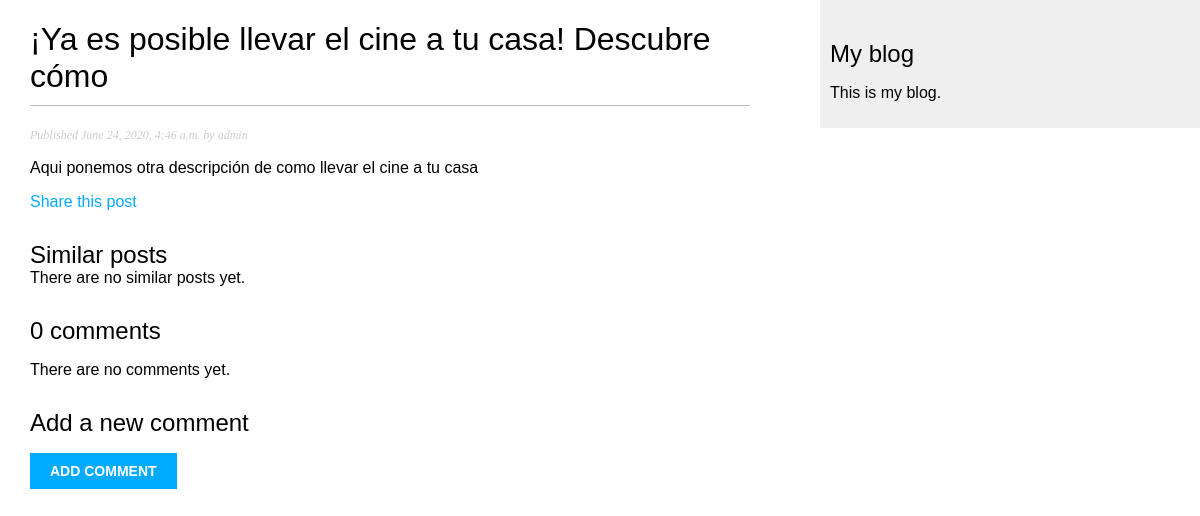
/blog/2020/6/24/ya-es-posible-llevar-el-cine-a-tu-casa-descubre-como/, run on the app's committed database.
### blog/models.py (models this page shows, shortened)
class Post(models.Model):
    STATUS_CHOICES = (
        ('draft', 'Draft'),
        ('published', 'Published')
    )
    title = models.CharField(max_length=250)
    slug = models.SlugField(max_length=250, unique_for_date='publish')
    author = models.ForeignKey(User, on_delete=models.CASCADE, related_name='blog_posts')
    body = models.TextField()
    publish = models.DateTimeField(default=timezone.now)
    created = models.DateTimeField(auto_now_add=True)
    updated = models.DateTimeField(auto_now=True)
    status = models.CharField(max_length=10, choices=STATUS_CHOICES, default='draft')
    objects = models.Manager()
    published = PublishedManager()
    tags = TaggableManager()
    class Meta:
        ordering = ('-publish',)

### blog/views.py (the view, shortened to what this page needs)
# urls.py: path('<int:year>/<int:month>/<int:day>/<slug:post>/', views.post_detail, name='post_detail'),
def post_detail(request, year, month, day, post):
    post = get_object_or_404(Post, slug=post,
                                   status='published',
                                   publish__year=year,
                                   publish__month=month,
                                   publish__day=day)
    comments = post.comments.filter(active = True)
    new_comment = None
    comment_form = None
    return render(request,
                  'blog/post/detail.html',
                  {'post': post,
                   'comments': comments,
                   'new_comment': new_comment,
                   'comment_form': comment_form} )

### blog/templates/blog/post/detail.html (shortened to what this page needs)
{% extends "blog/base.html" %}
{% block content %}
  <h1>{{ post.title }}</h1>
  <p class="date">
    Published {{ post.publish }} by {{ post.author }}
  </p>
  {{ post.body|linebreaks }}
  <p>
    <a href="{% url "blog:post_share" post.id %}">
      Share this post
    </a>
  </p>
  <h2>Similar posts</h2>
  {% for post in similar_posts %}
    <p>
      <a href="{{ post.get_absolute_url }}">{{ post.title }}</a>
    </p>
  {% empty %}
    There are no similar posts yet.
  {% endfor %}
  {% with comments.count as total_comments %}
    <h2>
      {{ total_comments }} comment{{ total_comments|pluralize }}
    </h2>
  {% endwith %}
  {% for comment in comments %}
    <div class="comment">
      <p class="info">
        Comment {{ forloop.counter }} by {{ comment.name }}
        {{ comment.created }}
      </p>
      {{ comment.body|linebreaks }}
    </div>
  {% empty %}
    <p>There are no comments yet.</p>
  {% endfor %}
  {% if new_comment %}
    <h2>Your comment has been added.</h2>
  {% else %}
    <h2>Add a new comment</h2>
    <form method="post">
      <p><input type="submit" value="Add comment"></p>
    </form>
  {% endif %}
{% endblock %}

### blog/static/css/blog.css (style rules this page uses)
body { margin:0; padding:0; font-family:helvetica, sans-serif; }
a { color:#00abff; text-decoration:none; }
h1 { font-weight:normal; border-bottom:1px solid #bbb; padding:0 0 10px 0; }
h2 { font-weight:normal; margin:30px 0 0; }
p.date { color:#ccc; font-family: georgia, serif; font-size: 12px; font-style: italic; }
input, textarea { clear:both; float:left; margin:0 0 10px; background:#ededed; border:0; padding:6px 10px; font-size:12px; }
input[type=submit] { font-weight:bold; background:#00abff; color:#fff; padding:10px 20px; font-size:14px; text-transform:uppercase; }

### data on the page
Post: title "¡Ya es posible llevar el cine a tu casa! Descubre cómo", publish "June 24, 2020, 4:46 a.m.", author "admin", body "Aqui ponemos otra descripción de como llevar el cine a tu casa"

### other printed values
{{ total_comments }} "0"
